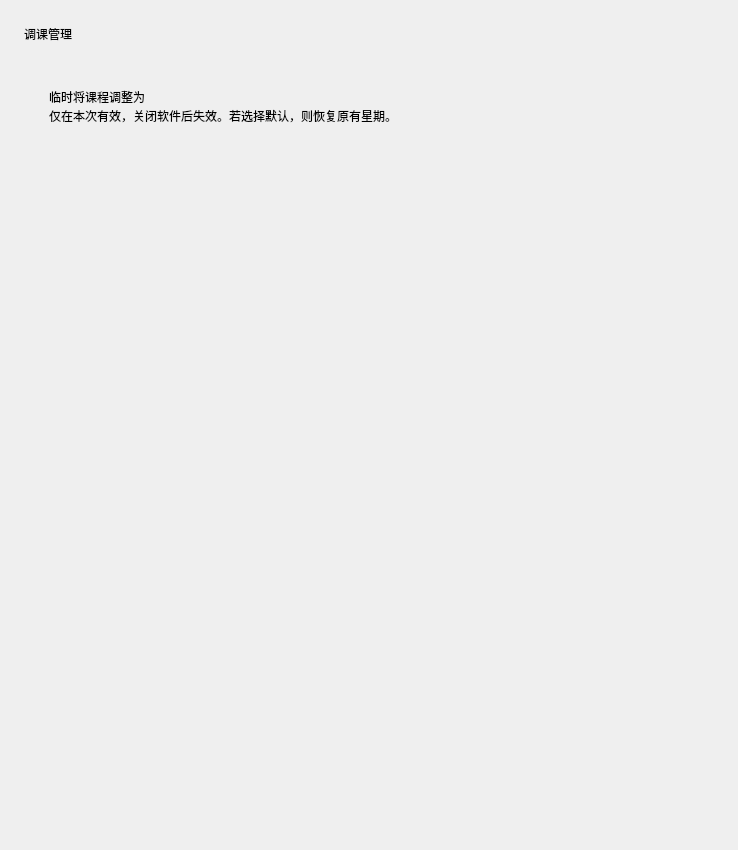
<?xml version="1.0" encoding="UTF-8"?>
<ui version="4.0">
 <class>Form</class>
 <widget class="QWidget" name="Form">
  <property name="geometry">
   <rect>
    <x>0</x>
    <y>0</y>
    <width>738</width>
    <height>850</height>
   </rect>
  </property>
  <property name="sizePolicy">
   <sizepolicy hsizetype="Preferred" vsizetype="Expanding">
    <horstretch>0</horstretch>
    <verstretch>0</verstretch>
   </sizepolicy>
  </property>
  <property name="windowTitle">
   <string>Form</string>
  </property>
  <layout class="QVBoxLayout" name="verticalLayout_2">
   <property name="spacing">
    <number>18</number>
   </property>
   <property name="leftMargin">
    <number>24</number>
   </property>
   <property name="topMargin">
    <number>24</number>
   </property>
   <property name="rightMargin">
    <number>24</number>
   </property>
   <property name="bottomMargin">
    <number>0</number>
   </property>
   <item>
    <layout class="QHBoxLayout" name="horizontalLayout_2">
     <item>
      <widget class="TitleLabel" name="TitleLabel">
       <property name="text">
        <string>调课管理</string>
       </property>
      </widget>
     </item>
     <item>
      <spacer name="horizontalSpacer_2">
       <property name="orientation">
        <enum>Qt::Horizontal</enum>
       </property>
       <property name="sizeHint" stdset="0">
        <size>
         <width>40</width>
         <height>20</height>
        </size>
       </property>
      </spacer>
     </item>
    </layout>
   </item>
   <item>
    <widget class="SmoothScrollArea" name="sd_scroll">
     <property name="styleSheet">
      <string notr="true">background: transparent; border: none</string>
     </property>
     <property name="widgetResizable">
      <bool>true</bool>
     </property>
     <widget class="QWidget" name="scrollAreaWidgetContents">
      <property name="geometry">
       <rect>
        <x>0</x>
        <y>0</y>
        <width>690</width>
        <height>768</height>
       </rect>
      </property>
      <layout class="QVBoxLayout" name="verticalLayout_9">
       <item>
        <layout class="QVBoxLayout" name="ver_ver">
         <property name="spacing">
          <number>3</number>
         </property>
         <item>
          <widget class="CardWidget" name="CardWidget_2">
           <property name="minimumSize">
            <size>
             <width>0</width>
             <height>70</height>
            </size>
           </property>
           <layout class="QHBoxLayout" name="horizontalLayout_14">
            <property name="leftMargin">
             <number>16</number>
            </property>
            <property name="topMargin">
             <number>16</number>
            </property>
            <property name="rightMargin">
             <number>16</number>
            </property>
            <property name="bottomMargin">
             <number>16</number>
            </property>
            <item>
             <layout class="QVBoxLayout" name="verticalLayout_3">
              <property name="spacing">
               <number>0</number>
              </property>
              <item>
               <widget class="StrongBodyLabel" name="CW2_label_1">
                <property name="sizePolicy">
                 <sizepolicy hsizetype="Expanding" vsizetype="Preferred">
                  <horstretch>0</horstretch>
                  <verstretch>0</verstretch>
                 </sizepolicy>
                </property>
                <property name="text">
                 <string>临时将课程调整为</string>
                </property>
               </widget>
              </item>
              <item>
               <widget class="CaptionLabel" name="CW4_label_2">
                <property name="text">
                 <string>仅在本次有效，关闭软件后失效。若选择默认，则恢复原有星期。</string>
                </property>
                <property name="wordWrap">
                 <bool>true</bool>
                </property>
                <property name="lightColor" stdset="0">
                 <color alpha="150">
                  <red>0</red>
                  <green>0</green>
                  <blue>0</blue>
                 </color>
                </property>
                <property name="darkColor" stdset="0">
                 <color alpha="200">
                  <red>255</red>
                  <green>255</green>
                  <blue>255</blue>
                 </color>
                </property>
               </widget>
              </item>
             </layout>
            </item>
            <item>
             <widget class="ComboBox" name="adj_ComboBox"/>
            </item>
           </layout>
          </widget>
         </item>
        </layout>
       </item>
       <item>
        <widget class="QFrame" name="blank">
         <property name="minimumSize">
          <size>
           <width>0</width>
           <height>25</height>
          </size>
         </property>
         <property name="frameShape">
          <enum>QFrame::StyledPanel</enum>
         </property>
         <property name="frameShadow">
          <enum>QFrame::Raised</enum>
         </property>
         <property name="lineWidth">
          <number>5</number>
         </property>
        </widget>
       </item>
       <item>
        <spacer name="verticalSpacer">
         <property name="orientation">
          <enum>Qt::Vertical</enum>
         </property>
         <property name="sizeHint" stdset="0">
          <size>
           <width>20</width>
           <height>40</height>
          </size>
         </property>
        </spacer>
       </item>
      </layout>
     </widget>
    </widget>
   </item>
  </layout>
 </widget>
 <customwidgets>
  <customwidget>
   <class>ComboBox</class>
   <extends>QPushButton</extends>
   <header>qfluentwidgets</header>
  </customwidget>
  <customwidget>
   <class>CardWidget</class>
   <extends>QFrame</extends>
   <header>qfluentwidgets</header>
   <container>1</container>
  </customwidget>
  <customwidget>
   <class>SmoothScrollArea</class>
   <extends>QScrollArea</extends>
   <header>qfluentwidgets</header>
   <container>1</container>
  </customwidget>
  <customwidget>
   <class>CaptionLabel</class>
   <extends>QLabel</extends>
   <header>qfluentwidgets</header>
  </customwidget>
  <customwidget>
   <class>StrongBodyLabel</class>
   <extends>QLabel</extends>
   <header>qfluentwidgets</header>
  </customwidget>
  <customwidget>
   <class>TitleLabel</class>
   <extends>QLabel</extends>
   <header>qfluentwidgets</header>
  </customwidget>
 </customwidgets>
 <resources/>
 <connections/>
</ui>
